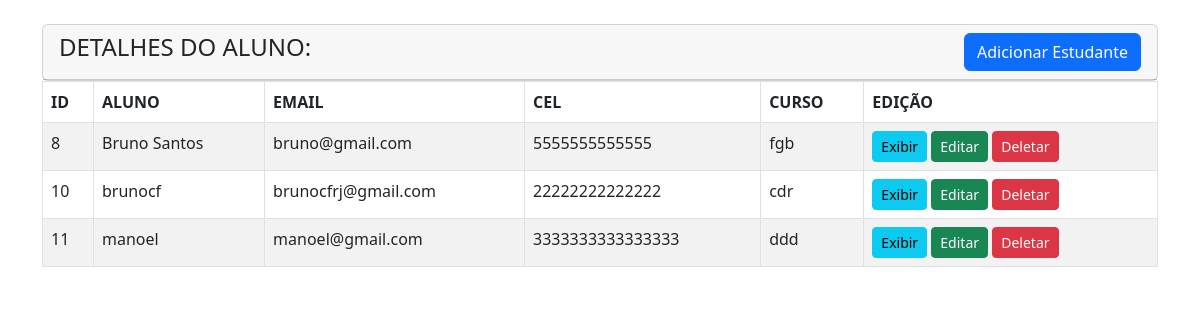
The page / on the database its author committed.
### tables this page shows
CREATE TABLE `students` (
  `id` int(11) NOT NULL,
  `name` varchar(191) NOT NULL,
  `email` varchar(191) NOT NULL,
  `phone` varchar(191) NOT NULL,
  `course` varchar(255) NOT NULL
);

### index.php (the view, shortened to what this page needs)
<?php
    require 'dbcon.php';
?>
<?php include('includes/header.php'); ?>
    <div class="container mt-4">
        <div class="row">
          <div class="col-md-12">
            <div class="card">
              <div class="card-header">
                <h4>DETALHES DO ALUNO:
                  <a href="create-crud.php" class="btn btn-primary float-end">Adicionar Estudante</a>
                </h4>
              </div>
            </div>
            <div class="card-body">
              <table class="table table-bordered table-striped">
                <thead>
                  <tr>
                    <th>ID</th>
                    <th>ALUNO</th>
                    <th>EMAIL</th>
                    <th>CEL</th>
                    <th>CURSO</th>
                    <th>EDIÇÃO</th>
                  </tr>
                </thead>
                <tbody>
                  <?php
                    $query = "SELECT * FROM students";
                    $query_run = mysqli_query($con, $query);
                    if(mysqli_num_rows($query_run) > 0)
                    {
                      foreach($query_run as $student)
                      {
                        ?>
                        <tr>
                          <td><?= $student['id']; ?></td>
                          <td><?= $student['name']; ?></td>
                          <td><?= $student['email']; ?></td>
                          <td><?= $student['phone']; ?></td>
                          <td><?= $student['course']; ?></td>
                          <td>
                            <a href="student-exibir.php?id=<?= $student['id']; ?>" class="btn btn-info btn-sm">Exibir</a>
                            <a href="student-edit.php?id=<?= $student['id']; ?>" class="btn btn-success btn-sm">Editar</a>
                            <form action="code.php" class="d-inline" method="POST">
                              <button type="submit" name="delete_student" value="<?=$student['id']; ?>" class="btn btn-danger btn-sm">Deletar</button>
                            </form>
                          </td>
                        </tr>
                        <?php
                      }
                    }else{
                      echo "<h5> Nenhum Registro Econtrado! </h5>";
                    }
                  ?>
                </tbody>
              </table>
            </div>
          </div>
        </div>
      </div>
    <?php include('includes/footer.php'); ?>

### includes/header.php (shortened to what this page needs)
<!doctype html>
<html lang="pt">
    <head>
        <link href="https://cdn.jsdelivr.net/npm/bootstrap@5.2.2/dist/css/bootstrap.min.css" rel="stylesheet">
    </head>
<body>

### includes/footer.php (shortened to what this page needs)
  </body>
</html>

### rows shown on the page
students: id "8", name "Bruno Santos", email "bruno@gmail.com", phone "5555555555555", course "fgb"
students: id "10", name "brunocf", email "brunocfrj@gmail.com", phone "22222222222222", course "cdr"
students: id "11", name "manoel", email "manoel@gmail.com", phone "3333333333333333", course "ddd"
